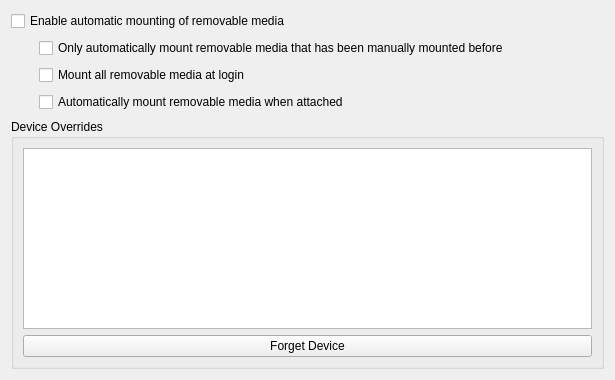
<?xml version="1.0" encoding="UTF-8"?>
<ui version="4.0">
 <class>DeviceAutomounterKCM</class>
 <widget class="QWidget" name="DeviceAutomounterKCM">
  <property name="geometry">
   <rect>
    <x>0</x>
    <y>0</y>
    <width>615</width>
    <height>380</height>
   </rect>
  </property>
  <layout class="QGridLayout" name="gridLayout_2">
   <item row="0" column="0" colspan="3">
    <widget class="QCheckBox" name="automountEnabled">
     <property name="whatsThis">
      <string>When this is unchecked, no device automounting of any kind will happen, regardless of anything selected in the &quot;Device Overrides&quot; section.</string>
     </property>
     <property name="text">
      <string>Enable automatic mounting of removable media</string>
     </property>
    </widget>
   </item>
   <item row="1" column="0">
    <spacer name="horizontalSpacer">
     <property name="orientation">
      <enum>Qt::Horizontal</enum>
     </property>
     <property name="sizeType">
      <enum>QSizePolicy::Fixed</enum>
     </property>
     <property name="sizeHint" stdset="0">
      <size>
       <width>22</width>
       <height>76</height>
      </size>
     </property>
    </spacer>
   </item>
   <item row="1" column="1">
    <layout class="QVBoxLayout" name="verticalLayout">
     <item>
      <widget class="QCheckBox" name="automountUnknownDevices">
       <property name="whatsThis">
        <string>When this is checked, KDE will only automatically mount devices it remembers. A device is 'remembered' if it has ever been mounted before. i.e. plugging in a USB media player to charge, but never accessing the files on the device will not cause KDE to automatically mount the player next time it is seen. However, once you access the files, KDE will remember to automatically make the contents accessible to your system.</string>
       </property>
       <property name="text">
        <string>Only automatically mount removable media that has been manually mounted before</string>
       </property>
      </widget>
     </item>
     <item>
      <widget class="QCheckBox" name="automountOnLogin">
       <property name="whatsThis">
        <string>If any removable storage devices are connected to your system when you login to your desktop, KDE will automatically make the contents available to your system for other programs to read.</string>
       </property>
       <property name="text">
        <string>Mount all removable media at login</string>
       </property>
      </widget>
     </item>
     <item>
      <widget class="QCheckBox" name="automountOnPlugin">
       <property name="whatsThis">
        <string>When this is checked, KDE will automatically make the contents of any storage device available to the system when it is plugged in or attached.</string>
       </property>
       <property name="text">
        <string>Automatically mount removable media when attached</string>
       </property>
      </widget>
     </item>
    </layout>
   </item>
   <item row="1" column="2">
    <spacer name="horizontalSpacer_2">
     <property name="orientation">
      <enum>Qt::Horizontal</enum>
     </property>
     <property name="sizeHint" stdset="0">
      <size>
       <width>40</width>
       <height>20</height>
      </size>
     </property>
    </spacer>
   </item>
   <item row="2" column="0" colspan="3">
    <widget class="QGroupBox" name="groupBox">
     <property name="title">
      <string>Device Overrides</string>
     </property>
     <layout class="QVBoxLayout" name="verticalLayout_2">
      <item>
       <widget class="QTreeView" name="deviceView">
        <property name="whatsThis">
         <string>This list contains the storage devices known to KDE. If &quot;Automount on Login&quot; is checked, the device will be automatically mounted even though &quot;Mount all removable media at login&quot; is unchecked. The same applies for &quot;Automount on Attach&quot;.

If &quot;Enable automatic mounting of removable media&quot; is unchecked, the overrides do not apply and no devices will be automatically mounted.</string>
        </property>
        <property name="editTriggers">
         <set>QAbstractItemView::NoEditTriggers</set>
        </property>
        <property name="selectionMode">
         <enum>QAbstractItemView::ExtendedSelection</enum>
        </property>
        <property name="rootIsDecorated">
         <bool>true</bool>
        </property>
        <property name="itemsExpandable">
         <bool>true</bool>
        </property>
        <property name="sortingEnabled">
         <bool>true</bool>
        </property>
        <property name="animated">
         <bool>true</bool>
        </property>
        <property name="allColumnsShowFocus">
         <bool>true</bool>
        </property>
        <property name="expandsOnDoubleClick">
         <bool>false</bool>
        </property>
        <attribute name="headerShowSortIndicator" stdset="0">
         <bool>true</bool>
        </attribute>
       </widget>
      </item>
      <item>
       <layout class="QHBoxLayout" name="horizontalLayout">
        <item>
         <widget class="QPushButton" name="forgetDevice">
          <property name="whatsThis">
           <string>Clicking this button causes KDE to 'forget' that the selected devices ever existed. This is only useful if &quot;Only automatically mount removable media that has been manually mounted before&quot; is checked. Once a device is forgotten and KDE is set to only automatically mount familiar devices, the device will not be automatically mounted.</string>
          </property>
          <property name="text">
           <string>Forget Device</string>
          </property>
         </widget>
        </item>
       </layout>
      </item>
     </layout>
    </widget>
   </item>
  </layout>
 </widget>
 <resources/>
 <connections/>
</ui>
